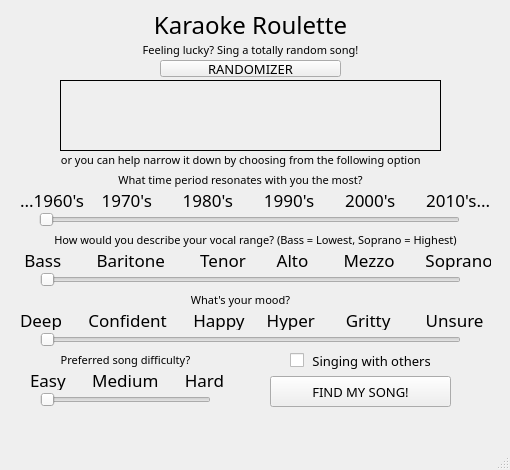
<?xml version="1.0" encoding="UTF-8"?>
<ui version="4.0">
 <class>MainWindow</class>
 <widget class="QMainWindow" name="MainWindow">
  <property name="geometry">
   <rect>
    <x>0</x>
    <y>0</y>
    <width>510</width>
    <height>470</height>
   </rect>
  </property>
  <property name="minimumSize">
   <size>
    <width>510</width>
    <height>470</height>
   </size>
  </property>
  <property name="maximumSize">
   <size>
    <width>510</width>
    <height>470</height>
   </size>
  </property>
  <property name="windowTitle">
   <string>MainWindow</string>
  </property>
  <property name="styleSheet">
   <string notr="true"/>
  </property>
  <widget class="QWidget" name="centralwidget">
   <widget class="QSlider" name="slider_Years">
    <property name="geometry">
     <rect>
      <x>39</x>
      <y>210</y>
      <width>421</width>
      <height>20</height>
     </rect>
    </property>
    <property name="maximum">
     <number>5</number>
    </property>
    <property name="pageStep">
     <number>1</number>
    </property>
    <property name="sliderPosition">
     <number>0</number>
    </property>
    <property name="tracking">
     <bool>false</bool>
    </property>
    <property name="orientation">
     <enum>Qt::Horizontal</enum>
    </property>
   </widget>
   <widget class="QLabel" name="label_Years">
    <property name="geometry">
     <rect>
      <x>20</x>
      <y>190</y>
      <width>471</width>
      <height>20</height>
     </rect>
    </property>
    <property name="font">
     <font>
      <family>Eras Demi ITC</family>
      <pointsize>13</pointsize>
     </font>
    </property>
    <property name="text">
     <string>...1960's    1970's       1980's       1990's       2000's       2010's...</string>
    </property>
    <property name="textFormat">
     <enum>Qt::AutoText</enum>
    </property>
   </widget>
   <widget class="QLabel" name="label_Title">
    <property name="geometry">
     <rect>
      <x>140</x>
      <y>9</y>
      <width>221</width>
      <height>31</height>
     </rect>
    </property>
    <property name="font">
     <font>
      <family>Eras Bold ITC</family>
      <pointsize>18</pointsize>
     </font>
    </property>
    <property name="text">
     <string>Karaoke Roulette</string>
    </property>
    <property name="scaledContents">
     <bool>false</bool>
    </property>
    <property name="alignment">
     <set>Qt::AlignCenter</set>
    </property>
   </widget>
   <widget class="QPushButton" name="pushButton_Random">
    <property name="geometry">
     <rect>
      <x>160</x>
      <y>60</y>
      <width>181</width>
      <height>17</height>
     </rect>
    </property>
    <property name="font">
     <font>
      <family>Eras Demi ITC</family>
      <pointsize>10</pointsize>
     </font>
    </property>
    <property name="text">
     <string>RANDOMIZER</string>
    </property>
   </widget>
   <widget class="QLabel" name="label_Random">
    <property name="geometry">
     <rect>
      <x>140</x>
      <y>40</y>
      <width>221</width>
      <height>20</height>
     </rect>
    </property>
    <property name="font">
     <font>
      <family>Eras Medium ITC</family>
      <pointsize>8</pointsize>
     </font>
    </property>
    <property name="text">
     <string>Feeling lucky? Sing a totally random song!</string>
    </property>
    <property name="alignment">
     <set>Qt::AlignCenter</set>
    </property>
   </widget>
   <widget class="QLabel" name="label_Instructions">
    <property name="geometry">
     <rect>
      <x>60</x>
      <y>150</y>
      <width>361</width>
      <height>20</height>
     </rect>
    </property>
    <property name="font">
     <font>
      <family>Eras Medium ITC</family>
      <pointsize>8</pointsize>
     </font>
    </property>
    <property name="text">
     <string>...or you can help narrow it down by choosing from the following options:</string>
    </property>
    <property name="alignment">
     <set>Qt::AlignCenter</set>
    </property>
   </widget>
   <widget class="QLabel" name="label_Song">
    <property name="geometry">
     <rect>
      <x>60</x>
      <y>80</y>
      <width>381</width>
      <height>71</height>
     </rect>
    </property>
    <property name="font">
     <font>
      <family>Eras Bold ITC</family>
      <pointsize>12</pointsize>
     </font>
    </property>
    <property name="autoFillBackground">
     <bool>false</bool>
    </property>
    <property name="frameShape">
     <enum>QFrame::Box</enum>
    </property>
    <property name="text">
     <string/>
    </property>
   </widget>
   <widget class="QSlider" name="slider_Range">
    <property name="geometry">
     <rect>
      <x>40</x>
      <y>270</y>
      <width>421</width>
      <height>20</height>
     </rect>
    </property>
    <property name="maximum">
     <number>5</number>
    </property>
    <property name="pageStep">
     <number>1</number>
    </property>
    <property name="sliderPosition">
     <number>0</number>
    </property>
    <property name="tracking">
     <bool>false</bool>
    </property>
    <property name="orientation">
     <enum>Qt::Horizontal</enum>
    </property>
   </widget>
   <widget class="QLabel" name="label_Range">
    <property name="geometry">
     <rect>
      <x>20</x>
      <y>250</y>
      <width>471</width>
      <height>20</height>
     </rect>
    </property>
    <property name="font">
     <font>
      <family>Eras Demi ITC</family>
      <pointsize>13</pointsize>
     </font>
    </property>
    <property name="text">
     <string> Bass        Baritone        Tenor       Alto        Mezzo       Soprano</string>
    </property>
    <property name="textFormat">
     <enum>Qt::AutoText</enum>
    </property>
   </widget>
   <widget class="QLabel" name="label_RangeQ">
    <property name="geometry">
     <rect>
      <x>20</x>
      <y>230</y>
      <width>471</width>
      <height>20</height>
     </rect>
    </property>
    <property name="font">
     <font>
      <family>Eras Bold ITC</family>
      <pointsize>8</pointsize>
     </font>
    </property>
    <property name="text">
     <string>How would you describe your vocal range? (Bass = Lowest, Soprano = Highest)</string>
    </property>
    <property name="alignment">
     <set>Qt::AlignCenter</set>
    </property>
   </widget>
   <widget class="QLabel" name="label_YearsQ">
    <property name="geometry">
     <rect>
      <x>60</x>
      <y>170</y>
      <width>361</width>
      <height>20</height>
     </rect>
    </property>
    <property name="font">
     <font>
      <family>Eras Bold ITC</family>
      <pointsize>8</pointsize>
     </font>
    </property>
    <property name="text">
     <string>What time period resonates with you the most?</string>
    </property>
    <property name="alignment">
     <set>Qt::AlignCenter</set>
    </property>
   </widget>
   <widget class="QLabel" name="label_MoodQ">
    <property name="geometry">
     <rect>
      <x>30</x>
      <y>290</y>
      <width>421</width>
      <height>20</height>
     </rect>
    </property>
    <property name="font">
     <font>
      <family>Eras Bold ITC</family>
      <pointsize>8</pointsize>
     </font>
    </property>
    <property name="text">
     <string>What's your mood?</string>
    </property>
    <property name="alignment">
     <set>Qt::AlignCenter</set>
    </property>
   </widget>
   <widget class="QSlider" name="slider_Mood">
    <property name="geometry">
     <rect>
      <x>40</x>
      <y>330</y>
      <width>421</width>
      <height>20</height>
     </rect>
    </property>
    <property name="maximum">
     <number>5</number>
    </property>
    <property name="pageStep">
     <number>1</number>
    </property>
    <property name="sliderPosition">
     <number>0</number>
    </property>
    <property name="tracking">
     <bool>false</bool>
    </property>
    <property name="orientation">
     <enum>Qt::Horizontal</enum>
    </property>
   </widget>
   <widget class="QLabel" name="label_Mood">
    <property name="geometry">
     <rect>
      <x>20</x>
      <y>310</y>
      <width>471</width>
      <height>20</height>
     </rect>
    </property>
    <property name="font">
     <font>
      <family>Eras Demi ITC</family>
      <pointsize>13</pointsize>
     </font>
    </property>
    <property name="text">
     <string>Deep      Confident      Happy     Hyper       Gritty        Unsure</string>
    </property>
    <property name="textFormat">
     <enum>Qt::AutoText</enum>
    </property>
   </widget>
   <widget class="QCheckBox" name="checkBox_Duet">
    <property name="geometry">
     <rect>
      <x>290</x>
      <y>350</y>
      <width>141</width>
      <height>21</height>
     </rect>
    </property>
    <property name="font">
     <font>
      <family>Eras Demi ITC</family>
      <pointsize>10</pointsize>
     </font>
    </property>
    <property name="text">
     <string> Singing with others?</string>
    </property>
   </widget>
   <widget class="QSlider" name="slider_Difficulty">
    <property name="geometry">
     <rect>
      <x>40</x>
      <y>390</y>
      <width>171</width>
      <height>20</height>
     </rect>
    </property>
    <property name="maximum">
     <number>2</number>
    </property>
    <property name="pageStep">
     <number>1</number>
    </property>
    <property name="sliderPosition">
     <number>0</number>
    </property>
    <property name="tracking">
     <bool>false</bool>
    </property>
    <property name="orientation">
     <enum>Qt::Horizontal</enum>
    </property>
   </widget>
   <widget class="QLabel" name="label_DifficultyQ">
    <property name="geometry">
     <rect>
      <x>20</x>
      <y>350</y>
      <width>211</width>
      <height>20</height>
     </rect>
    </property>
    <property name="font">
     <font>
      <family>Eras Bold ITC</family>
      <pointsize>8</pointsize>
     </font>
    </property>
    <property name="text">
     <string>Preferred song difficulty?</string>
    </property>
    <property name="alignment">
     <set>Qt::AlignCenter</set>
    </property>
   </widget>
   <widget class="QLabel" name="label_Difficulty">
    <property name="geometry">
     <rect>
      <x>30</x>
      <y>370</y>
      <width>231</width>
      <height>20</height>
     </rect>
    </property>
    <property name="font">
     <font>
      <family>Eras Demi ITC</family>
      <pointsize>13</pointsize>
     </font>
    </property>
    <property name="text">
     <string>Easy      Medium      Hard</string>
    </property>
    <property name="textFormat">
     <enum>Qt::AutoText</enum>
    </property>
   </widget>
   <widget class="QPushButton" name="pushButton_Song">
    <property name="geometry">
     <rect>
      <x>270</x>
      <y>376</y>
      <width>181</width>
      <height>31</height>
     </rect>
    </property>
    <property name="font">
     <font>
      <family>Eras Demi ITC</family>
      <pointsize>10</pointsize>
     </font>
    </property>
    <property name="text">
     <string>FIND MY SONG!</string>
    </property>
   </widget>
  </widget>
  <widget class="QMenuBar" name="menubar">
   <property name="geometry">
    <rect>
     <x>0</x>
     <y>0</y>
     <width>510</width>
     <height>18</height>
    </rect>
   </property>
  </widget>
  <widget class="QStatusBar" name="statusbar"/>
 </widget>
 <resources/>
 <connections/>
</ui>
